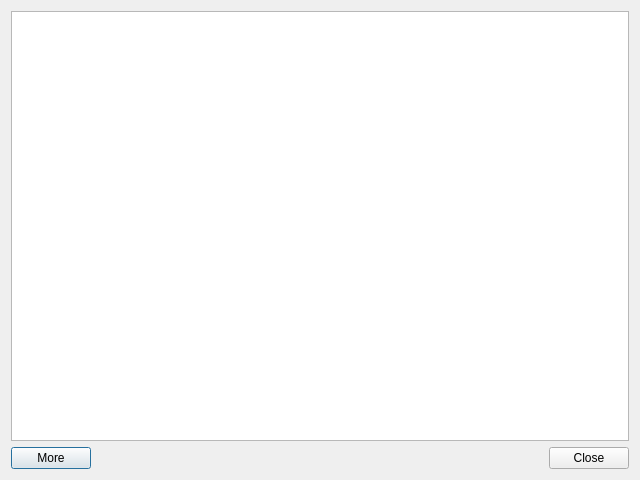
<?xml version="1.0" encoding="UTF-8"?>
<ui version="4.0">
 <class>PluginView</class>
 <widget class="QDialog" name="PluginView">
  <property name="geometry">
   <rect>
    <x>0</x>
    <y>0</y>
    <width>640</width>
    <height>480</height>
   </rect>
  </property>
  <property name="windowTitle">
   <string>Dialog</string>
  </property>
  <layout class="QVBoxLayout" name="verticalLayout">
   <item>
    <widget class="QTreeView" name="treeView"/>
   </item>
   <item>
    <layout class="QHBoxLayout" name="horizontalLayout">
     <item>
      <widget class="QPushButton" name="pushButton_More">
       <property name="text">
        <string>More</string>
       </property>
      </widget>
     </item>
     <item>
      <spacer name="horizontalSpacer">
       <property name="orientation">
        <enum>Qt::Horizontal</enum>
       </property>
       <property name="sizeHint" stdset="0">
        <size>
         <width>40</width>
         <height>20</height>
        </size>
       </property>
      </spacer>
     </item>
     <item>
      <widget class="QDialogButtonBox" name="buttonBox">
       <property name="orientation">
        <enum>Qt::Horizontal</enum>
       </property>
       <property name="standardButtons">
        <set>QDialogButtonBox::Close</set>
       </property>
      </widget>
     </item>
    </layout>
   </item>
  </layout>
 </widget>
 <resources/>
 <connections>
  <connection>
   <sender>buttonBox</sender>
   <signal>accepted()</signal>
   <receiver>PluginView</receiver>
   <slot>accept()</slot>
   <hints>
    <hint type="sourcelabel">
     <x>248</x>
     <y>254</y>
    </hint>
    <hint type="destinationlabel">
     <x>157</x>
     <y>274</y>
    </hint>
   </hints>
  </connection>
  <connection>
   <sender>buttonBox</sender>
   <signal>rejected()</signal>
   <receiver>PluginView</receiver>
   <slot>reject()</slot>
   <hints>
    <hint type="sourcelabel">
     <x>316</x>
     <y>260</y>
    </hint>
    <hint type="destinationlabel">
     <x>286</x>
     <y>274</y>
    </hint>
   </hints>
  </connection>
 </connections>
</ui>
